Frame 1 (no input): blank canvas, image omitted
Frame 60 (no input): blank canvas, image omitted
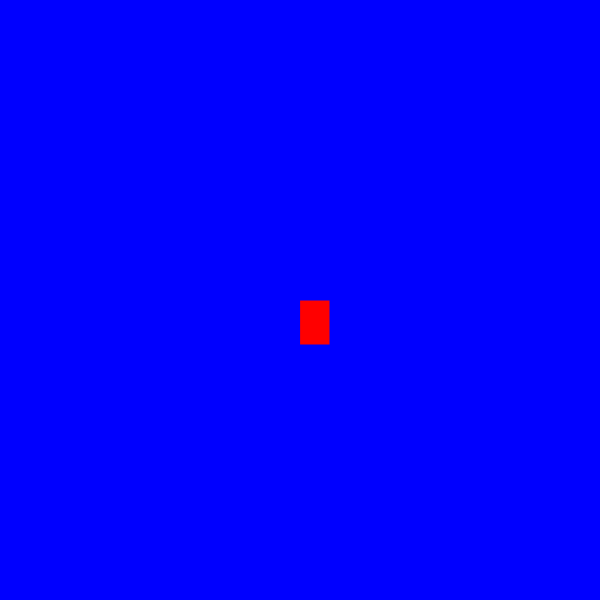
Frame 120 (the mouse pressed at the canvas centre since frame 60)

The p5.js sketch whose frames 1 and 60 were blank and that drew this single picture after the mouse press (run headless with seeded random() and noise() and a simulated clock; from frame 60 on, the mouse is pressed at the canvas centre):

// p5.js sketch
// ── sketch.js
function setup() {
    createCanvas(600, 600);
    background("blue")
  }
  
  function draw() {
    
    stroke("blue")  
    fill("red")
  
    
  
    if (mouseIsPressed) {
        rect(mouseX, mouseY, 30, 45)
  
    }
  }
